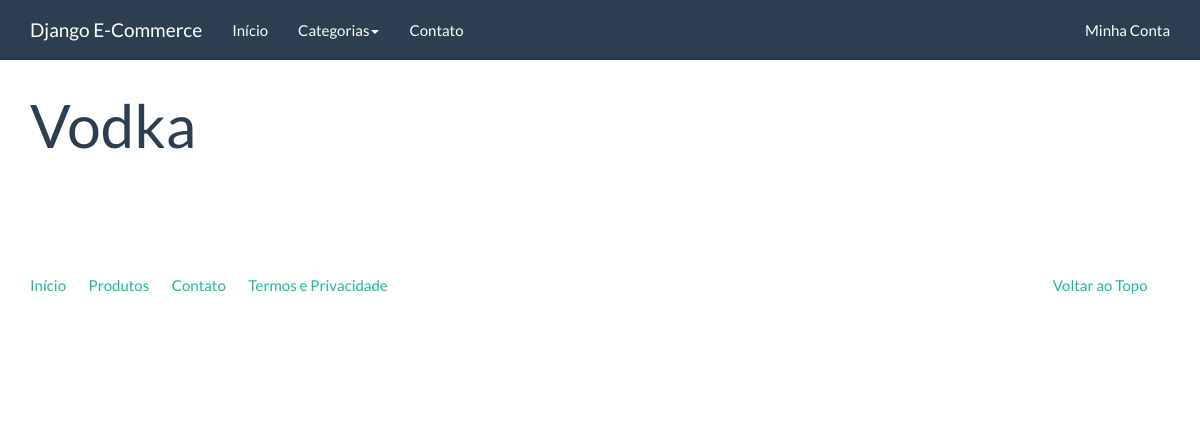
The page /catalog/vodka/ on the database as committed earlier.
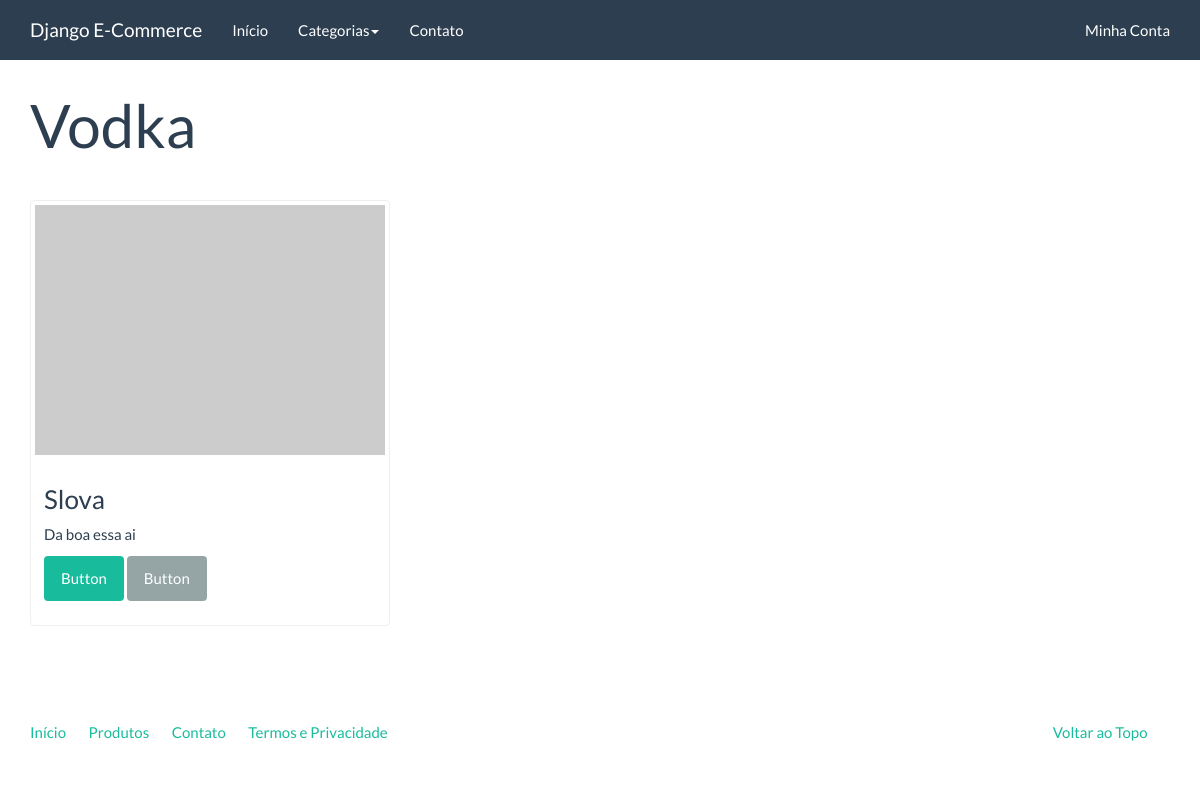
The same page on the database as committed later.
### catalog/models.py (models this page shows)
class Products(models.Model):
    name= models.CharField('Name', max_length=100)
    slug = models.SlugField('Identifier', max_length=100)
    category = models.ForeignKey('catalog.Category', verbose_name='Category', on_delete=models.CASCADE)
    description = models.TextField('Description', blank=True)
    price = models.DecimalField('Price', decimal_places=2, max_digits=10)
    created = models.DateTimeField('Created in', auto_now_add=True)
    modified = models.DateTimeField('Modified in', auto_now=True)
    class Meta:
        verbose_name = 'Product'
        verbose_name_plural = 'Products'
        ordering = ['name']
    def __str__(self):
        return self.name
    def get_absolute_url(self):
        return reverse('catalog:product', kwargs={'slug': self.slug})

### catalog/views.py (the view)
# urls.py: re_path(r'^(?P<slug>[\w_-]+)/$', views.category, name= 'category'),
def category(request, slug):
    category = Category.objects.get(slug=slug)
    context = {
        'current_category': category,
        'product_list': Products.objects.filter(category=category),
    }
    return render(request, 'catalog/category.html', context)

### catalog/context_processors.py (called while the page is built)
def categories(request):
    return {
        'categories': Category.objects.all()
    }

### catalog/models.py (called while the page is built)
    def __str__(self):
        return self.name

    def get_absolute_url(self):
        return reverse('catalog:category', kwargs={'slug': self.slug})

### catalog/templates/catalog/category.html (shortened to what this page needs)
{% extends "base.html" %}
{% block container %}
<div class="page-header">
    <h1>{{current_category}}</h1>
</div>
<div class="row">
    {% for product in product_list %}
        <div class="col-sm-6 col-md-4">
            <div class="thumbnail">
                <a href="{{ product.get_absolute_url }}">
                    <img src="http://placehold.it/350x250" alt="" />
                </a>
                <div class="caption">
                    <h3>{{product}}</h3>
                    {{product.description|linebreaks}}
                    <p><a href="{{ product.get_absolute_url }}" class="btn btn-success" role="button">Button</a> <a href="#" class="btn btn-default" role="button">Button</a></p>
                </div>
            </div>
        </div>
    {% endfor %}
</div>
{% endblock %}

Rows that differ between the two databases and show on the page:
added Products: name "Slova", description "Da boa essa ai"
